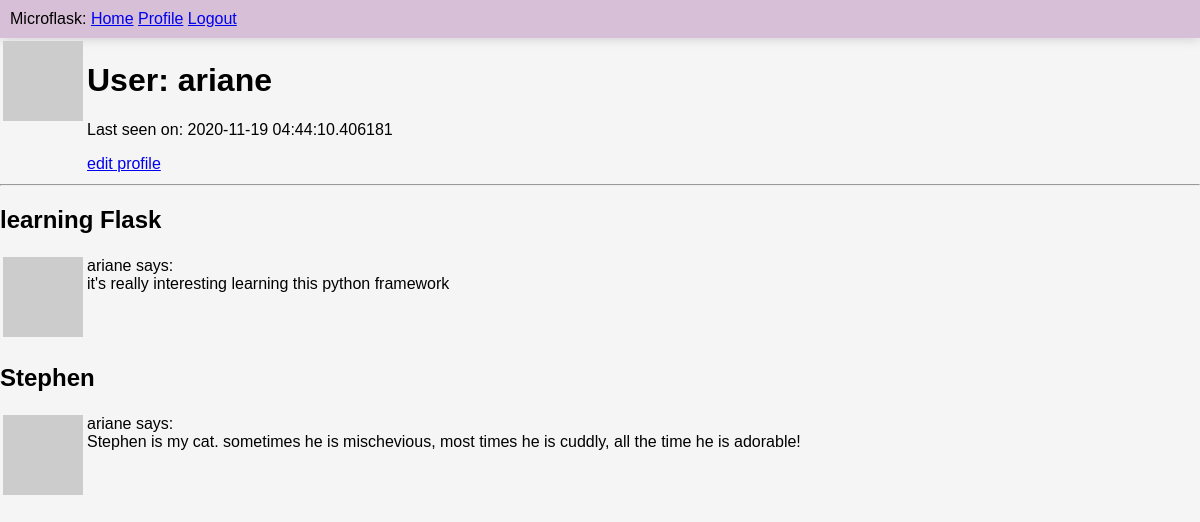
Page /user/ariane (signed in) on the earlier database version.
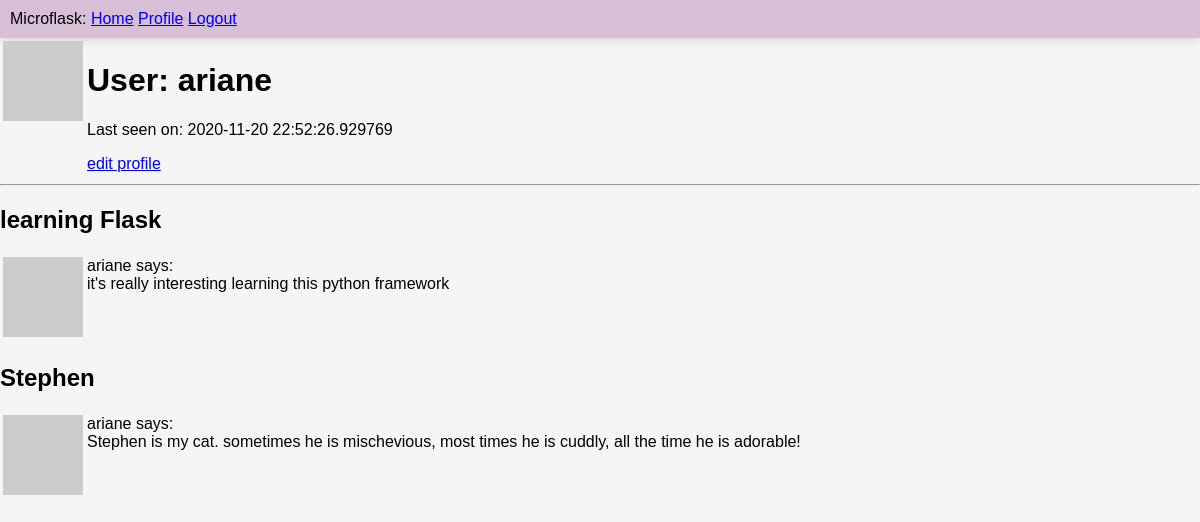
Same page on the later database version.
### app/models.py (models this page shows, shortened)
class User(UserMixin, db.Model):
  id = db.Column(db.Integer, primary_key=True)
  username = db.Column(db.String(64), index=True, unique=True)
  email = db.Column(db.String(120), index=True, unique=True)
  password_hash = db.Column(db.String(128))
  posts = db.relationship('Post', backref='author', lazy='dynamic')
  about_me = db.Column(db.String(140))
  last_seen = db.Column(db.DateTime, default=datetime.utcnow)
  def avatar(self, size):
    digest = md5(self.email.lower().encode('utf-8')).hexdigest()
    return f"https://www.gravatar.com/avatar/{digest}?d=identicon&s={size}"

class Post(db.Model):
  id = db.Column(db.Integer, primary_key=True)
  title = db.Column(db.String(60))
  body = db.Column(db.String(140))
  timestamp = db.Column(db.DateTime, index=True, default=datetime.utcnow)
  user_id = db.Column(db.Integer, db.ForeignKey('user.id'))

### app/routes.py (the view)
@app.route('/user/<username>')
@login_required
def user(username):
  user = User.query.filter_by(username=username).first_or_404()
  if (current_user.username is user.username):
    posts = user.posts.all()
    return render_template('user.html', user=user, posts=posts)
  return redirect(url_for('login'))

### app/models.py (called while the page is built)
@login.user_loader
def load_user(id):
  return User.query.get(int(id))

### app/routes.py (called while the page is built)
@app.before_request
def before_request():
  if current_user.is_authenticated:
    current_user.last_seen = datetime.utcnow()
    db.session.commit()

### app/templates/user.html (shortened to what this page needs)
{% extends 'layout.html' %}
{% block content %}
  <table>
    <tr valign="top">
        <td><img src="{{ user.avatar(128) }}"></td>
        <td>
          <h1>User: {{ user.username }}</h1>
          {% if user.last_seen %}<p>Last seen on: {{ user.last_seen }}</p>{% endif %}
          <a href="{{ url_for('edit', username=current_user.username) }}">edit profile</a>
        </td>
    </tr>
  </table>
  <hr>
  {% for post in posts %}
    {% include '_post.html' %}
  {% endfor %}
{% endblock %}

### app/templates/layout.html (shortened to what this page needs)
<!DOCTYPE html>
<html lang="en">
<head>
  <link href={{ url_for('static', filename='styles/global.css') }} rel='stylesheet' >
</head>
<body>
  <nav id='nav'>Microflask:
    <a href="/">Home</a>
    {% if current_user.is_anonymous %}
    <a href="/login">Login</a> /
    <a href='/register'>Register</a>
    {% else %}
    <a href="{{ url_for('user', username=current_user.username) }}">Profile</a>
    <a href="/logout">Logout</a>
    {% endif %}
  </nav>
  {% block content %}{% endblock %}
</body>
</html>

### app/templates/_post.html
<table>
  <tr valign="top">
      <tc><h2>{{post.title}}</h2></tc>
      <td><img src="{{ post.author.avatar(36) }}"></td>
      <td>{{ post.author.username }} says:<br>{{ post.body }}</td>
  </tr>
</table>

### app/static/styles/global.css (style rules this page uses)
html, body { margin: 0; padding: 0; background-color: whitesmoke; font-family: Arial, sans-serif; }
#nav { display: sticky; background-color: thistle; padding: 10px; box-shadow: 0px 2px 10px lightgray; }

Differences in the rows shown:
changed User "ariane": last_seen "2020-11-19 04:44:10.406181" → "2020-11-20 22:52:26.929769"
